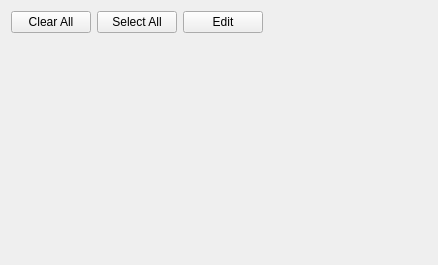
<?xml version="1.0" encoding="UTF-8"?>
<ui version="4.0">
 <class>MsScheduleWidget</class>
 <widget class="QWidget" name="MsScheduleWidget">
  <property name="geometry">
   <rect>
    <x>0</x>
    <y>0</y>
    <width>438</width>
    <height>265</height>
   </rect>
  </property>
  <property name="windowTitle">
   <string>Form</string>
  </property>
  <layout class="QVBoxLayout" name="verticalLayout">
   <item>
    <layout class="QHBoxLayout" name="horizontalLayout">
     <item>
      <widget class="MyPushButton" name="pushButton_clearAll">
       <property name="text">
        <string>Clear All</string>
       </property>
      </widget>
     </item>
     <item>
      <widget class="MyPushButton" name="pushButton_selectAll">
       <property name="text">
        <string>Select All</string>
       </property>
      </widget>
     </item>
     <item>
      <widget class="MyPushButton" name="pushButton_edit">
       <property name="text">
        <string>Edit</string>
       </property>
      </widget>
     </item>
     <item>
      <spacer name="horizontalSpacer">
       <property name="orientation">
        <enum>Qt::Horizontal</enum>
       </property>
       <property name="sizeHint" stdset="0">
        <size>
         <width>40</width>
         <height>20</height>
        </size>
       </property>
      </spacer>
     </item>
    </layout>
   </item>
   <item>
    <widget class="MsScheduleDraw" name="scheduleDraw" native="true">
     <property name="sizePolicy">
      <sizepolicy hsizetype="Preferred" vsizetype="Expanding">
       <horstretch>4</horstretch>
       <verstretch>0</verstretch>
      </sizepolicy>
     </property>
    </widget>
   </item>
  </layout>
 </widget>
 <customwidgets>
  <customwidget>
   <class>MyPushButton</class>
   <extends>QPushButton</extends>
   <header>mypushbutton.h</header>
  </customwidget>
  <customwidget>
   <class>MsScheduleDraw</class>
   <extends>QWidget</extends>
   <header>msscheduledraw.h</header>
   <container>1</container>
  </customwidget>
 </customwidgets>
 <resources/>
 <connections/>
</ui>
